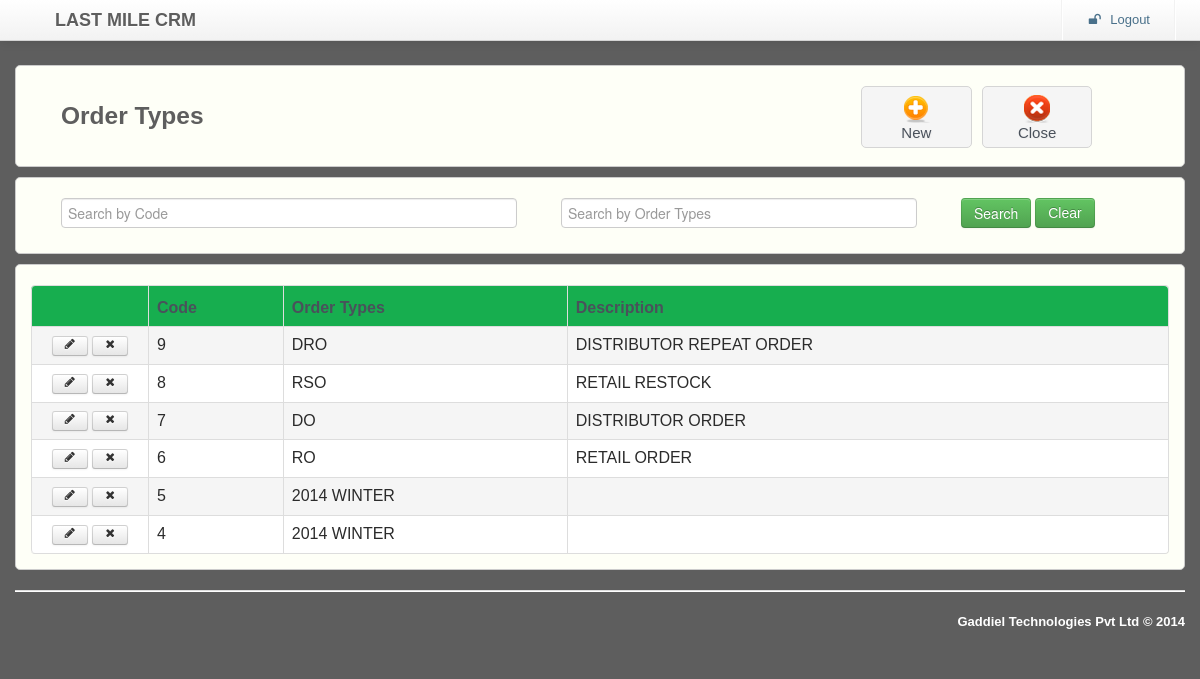
/master/orderTypes/orderTypes.php, run on the app's committed database.
### tables this page shows
CREATE TABLE IF NOT EXISTS `ORDER_TYPES` (
  `CREATED_BY` varchar(60) NOT NULL DEFAULT '-1',
  `CREATED_DATE` date NOT NULL DEFAULT '0000-00-00',
  `LAST_UPDATE_BY` varchar(60) NOT NULL DEFAULT '-1',
  `LAST_UPDATE_DATE` timestamp NOT NULL DEFAULT CURRENT_TIMESTAMP ON UPDATE CURRENT_TIMESTAMP,
  `ID` int(10) NOT NULL AUTO_INCREMENT,
  `ORDER_TYPE` varchar(60) NOT NULL,
  `DESCRIPTION` varchar(240) DEFAULT NULL,
  PRIMARY KEY (`ID`)
);

### master/orderTypes/orderTypes.php (the view, shortened to what this page needs)
<html lang="en"><head><meta http-equiv="Content-Type" content="text/html; charset=UTF-8">
    <link rel="stylesheet" type="text/css" href="../../resources/css/bootstrap.min.css" >
    <link rel="stylesheet" type="text/css" href="../../resources/css/bootstrap-responsive.min.css" >
    <link rel="stylesheet" type="text/css" href="../../resources/css/alveolae.css">
    <link rel="stylesheet" type="text/css" href="../../resources/css/font-awesome.css">
    <link rel="stylesheet" type="text/css" href="../../resources/css/footable.core.css?v=2-0-1">
    <link rel="stylesheet" type="text/css" href="../../resources/css/footable-demos.css">
</head>
<body>
	  <?php include($_SERVER['DOCUMENT_ROOT'].'/lastMileCRM/header.php'); ?>
	<form action="" method="POST" name="forms">
	<div id="main-content">
		<div class="container">
			<div class="row">
			   <div class="span12 desktop">
				 <div class="widget">
					<div class="widget-content ">
						<div class="span8"><h3>Order Types</h3></div>
						<div class="span3">
							<div class="box-holder">
                                 <a href="addOrderTypes.php" onClick="newPage()">
                                 <div class="box"><img src="../../resources/images/e-add.png"/></br>New</div></a>
                            </div>
							 <div class="box-holder">
							   <a href="../master.php">
							   <div class="box"><img src="../../resources/images/e-close.png"/></br>Close</div></a>
                             </div>
						</div>
					</div>
				</div>
			 </div>
					<div class="span12">
					    <div class="widget">
						<div class="widget-content">
							<div class="span5"><input type="text" autofocus class="span5" placeholder="Search by Code"  id="searchname" name="OrderTypeCode"/></div>
							<div class="span4"><input type="text" class="span4" placeholder="Search by Order Types" id="searchphone" name="OrderType"/></div>
							<div class="span2"><input type="submit" class="btn btn-success " onClick="searchvalue()" value="Search"> <a href="#" class="btn btn-success " onClick="clearvalue()">Clear</a></div>
						</div>
					   </div>
			  </div>
				<div class="span12">
					<div class="widget-content">
						<div class="tab-content">
							<div class="tab-pane active" id="demo">
							<table class="table demo table-bordered " data-filter="#filter" data-page-size="5"
							       data-page-previous-text="prev" data-page-next-text="next">
								<thead>
									   <tr class="widget-header">
										<th ></th>
										<th data-toggle="true">Code</th>
										<th >Order Types</th>
										<th data-hide="phone">Description</th>
									</tr>
								</thead>
								<tbody id="gridvaluediv" class="mytable1">
								 <?php
									$pdo = Database::connect();
									$pdo->setAttribute(PDO::ATTR_ERRMODE, PDO::ERRMODE_EXCEPTION);
									$result = $pdo->prepare("SELECT ID,ORDER_TYPE,DESCRIPTION FROM ORDER_TYPES ORDER BY ID DESC");
		                            $result->execute();
		                            for($i=0; $row = $result->fetch(); $i++){
			 				      ?>
									<tr Style="cursor:pointer;" id="views">
                                    <td class="actions">
											<a href="editOrderTypes.php?id=<?php echo $row['ID']; ?>" class="btn btn-small "><i class="icon-pencil"></i></a>
											<a href="deleteOrderTypes.php?id=<?php echo $row['ID']; ?>" class="btn btn-small" onclick="return confirm('Are you sure?')" ><i class="icon-remove"></i></a>
										</td>
										<td><?php  echo $row['ID'];?></td>
										<td><?php echo  $row['ORDER_TYPE'];?></td>
										<td><?php echo  $row['DESCRIPTION'];?></td>
									</tr>
									 <?php  }?>
								</tbody>
							</table>
							</div>
						</div>
					</div>
				</div>
			</div>
				 <?php include($_SERVER['DOCUMENT_ROOT'].'/lastMileCRM/footer.php'); ?>
		</div>
	</div>
	</form>
</body>
</html>

### resources/css/alveolae.css (style rules this page uses)
body { background-color: #5e5e5e; font-family: 'Asap', sans-serif; }
h3 { margin-bottom: 15px; font-weight: 700; color: #5e5e5e; }
#main-content { padding-top: 60px; }
label, input, button, select, textarea { cursor: default; }
.box-holder { width: 25%; display: table-cell; }
.box-holder a { text-decoration: none; }
.box { height: 50px; padding: 5px; margin-right: 10px; font-size: 15px; text-align: center; color: #4A515B; background: #F5F5F5; border: 1px solid #D5D5D5; border-radius: 5px; text-shadow: 1px 1px 1px #EDEDED; }
.widget { clear: both; width: auto; position: relative; margin-bottom: 10px; }
.widget-header { position: relative; height: 40px; background: #17ae4f; border: 1px solid #CCCCCC; -webkit-border-top-left-radius: 5px; -webkit-border-top-right-radius: 5px; -moz-border-radius-topleft: 5px; -moz-border-radius-topright: 5px; border-top-left-radius: 5px; border-top-right-radius: 5px; }
.widget-content { padding: 20px 15px 15px; background: #fefff7; border: 1px solid #CCCCCC; -moz-border-radius: 5px; -webkit-border-radius: 5px; border-radius: 5px; }
.widget-content:before, .widget-content:after { content:""; display:table; clear:both; }
.table th { text-align: left; color: #4A515B; }
.table .actions { width: 100px; text-align: center; }
.table { display: table; margin: 0 auto; }
.desktop { display:block; }

### resources/css/footable.core.css (style rules this page uses)
.footable { width: 100%; }
.footable > thead > tr > th { -webkit-touch-callout: none; -webkit-user-select: none; -khtml-user-select: none; -moz-user-select: -moz-none; -ms-user-select: none; user-select: none; }

### resources/css/footable-demos.css (style rules this page uses)
body { color:#2B2B2B; font-family: 'trebuchet MS' , 'Lucida sans' , Arial; }

### master/orderTypes/orderTypes.php (style rules this page uses)
.oddtr { background-color:#FFFFFF; }
.eventr { background-color:#F5F5F5; }

### data on the page
order_types: ID "9", ORDER_TYPE "DRO", DESCRIPTION "DISTRIBUTOR REPEAT ORDER"
order_types: ID "8", ORDER_TYPE "RSO", DESCRIPTION "RETAIL RESTOCK"
order_types: ID "7", ORDER_TYPE "DO", DESCRIPTION "DISTRIBUTOR ORDER"
order_types: ID "6", ORDER_TYPE "RO", DESCRIPTION "RETAIL ORDER"
order_types: ID "5", ORDER_TYPE "2014 WINTER"
order_types: ID "4", ORDER_TYPE "2014 WINTER"
